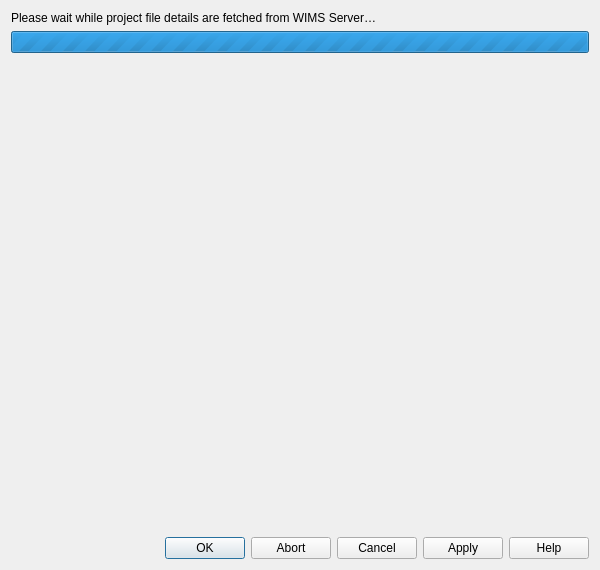
<?xml version="1.0" encoding="UTF-8"?>
<ui version="4.0">
 <class>CloudTransferDialog</class>
 <widget class="QDialog" name="CloudTransferDialog">
  <property name="geometry">
   <rect>
    <x>0</x>
    <y>0</y>
    <width>600</width>
    <height>570</height>
   </rect>
  </property>
  <property name="windowTitle">
   <string>Dialog</string>
  </property>
  <layout class="QVBoxLayout" name="verticalLayout">
   <item>
    <widget class="QStackedWidget" name="stackedWidget">
     <property name="currentIndex">
      <number>2</number>
     </property>
     <widget class="QWidget" name="projectLocalDirPage">
      <layout class="QVBoxLayout" name="verticalLayout_3">
       <property name="leftMargin">
        <number>0</number>
       </property>
       <property name="topMargin">
        <number>0</number>
       </property>
       <property name="rightMargin">
        <number>0</number>
       </property>
       <property name="bottomMargin">
        <number>0</number>
       </property>
       <item>
        <widget class="QLabel" name="projectFilesLabel">
         <property name="text">
          <string>Please provide a directory within which a local copy of the QFieldCloud project will be stored.</string>
         </property>
         <property name="wordWrap">
          <bool>true</bool>
         </property>
        </widget>
       </item>
       <item>
        <layout class="QGridLayout" name="gridLayout">
         <item row="0" column="0">
          <widget class="QLabel" name="localDirectoryLabel">
           <property name="text">
            <string>Local directory</string>
           </property>
          </widget>
         </item>
         <item row="0" column="1">
          <widget class="QLineEdit" name="localDirectoryLineEdit"/>
         </item>
         <item row="0" column="2">
          <widget class="QToolButton" name="localDirectoryButton">
           <property name="text">
            <string>...</string>
           </property>
          </widget>
         </item>
        </layout>
       </item>
       <item>
        <spacer name="verticalSpacer_1">
         <property name="orientation">
          <enum>Qt::Vertical</enum>
         </property>
         <property name="sizeHint" stdset="0">
          <size>
           <width>20</width>
           <height>40</height>
          </size>
         </property>
        </spacer>
       </item>
      </layout>
     </widget>
     <widget class="QWidget" name="projectCompatibilityPage">
      <layout class="QVBoxLayout" name="verticalLayout_4">
       <property name="leftMargin">
        <number>0</number>
       </property>
       <property name="topMargin">
        <number>0</number>
       </property>
       <property name="rightMargin">
        <number>0</number>
       </property>
       <property name="bottomMargin">
        <number>0</number>
       </property>
       <item>
        <widget class="QLabel" name="feedbackLabel_2">
         <property name="text">
          <string>The project check provides automatic feedback for some common mistakes when using QField, WIMSIntegrate and QFieldCloud. Lines starting with ERROR show problems in your project configuration that must be fixed before proceeding. Lines starting with WARNING are suggestions what you can improve.</string>
         </property>
         <property name="wordWrap">
          <bool>true</bool>
         </property>
        </widget>
       </item>
       <item>
        <layout class="QVBoxLayout" name="feedbackTableWrapperLayout"/>
       </item>
       <item>
        <spacer name="verticalSpacer">
         <property name="orientation">
          <enum>Qt::Vertical</enum>
         </property>
         <property name="sizeType">
          <enum>QSizePolicy::Preferred</enum>
         </property>
         <property name="sizeHint" stdset="0">
          <size>
           <width>20</width>
           <height>40</height>
          </size>
         </property>
        </spacer>
       </item>
      </layout>
     </widget>
     <widget class="QWidget" name="getProjectFilesPage">
      <layout class="QVBoxLayout" name="verticalLayout_3">
       <property name="leftMargin">
        <number>0</number>
       </property>
       <property name="topMargin">
        <number>0</number>
       </property>
       <property name="rightMargin">
        <number>0</number>
       </property>
       <property name="bottomMargin">
        <number>0</number>
       </property>
       <item>
        <widget class="QLabel" name="projectFilesLabel">
         <property name="text">
          <string>Please wait while project file details are fetched from WIMS Server…</string>
         </property>
         <property name="wordWrap">
          <bool>true</bool>
         </property>
        </widget>
       </item>
       <item>
        <widget class="QProgressBar" name="projectFilesProgressBar">
         <property name="minimum">
          <number>0</number>
         </property>
         <property name="maximum">
          <number>0</number>
         </property>
        </widget>
       </item>
       <item>
        <spacer name="verticalSpacer_2">
         <property name="orientation">
          <enum>Qt::Vertical</enum>
         </property>
         <property name="sizeHint" stdset="0">
          <size>
           <width>20</width>
           <height>40</height>
          </size>
         </property>
        </spacer>
       </item>
      </layout>
     </widget>
     <widget class="QWidget" name="endPage">
      <layout class="QVBoxLayout" name="verticalLayout_2">
       <property name="leftMargin">
        <number>0</number>
       </property>
       <property name="topMargin">
        <number>0</number>
       </property>
       <property name="rightMargin">
        <number>0</number>
       </property>
       <property name="bottomMargin">
        <number>0</number>
       </property>
       <item>
        <widget class="QLabel" name="feedbackLabel">
         <property name="text">
          <string>...</string>
         </property>
         <property name="wordWrap">
          <bool>true</bool>
         </property>
        </widget>
       </item>
       <item>
        <widget class="QCheckBox" name="openProjectCheck">
         <property name="text">
          <string>Open project after closing this dialog</string>
         </property>
         <property name="checked">
          <bool>true</bool>
         </property>
        </widget>
       </item>
       <item>
        <widget class="QgsCollapsibleGroupBox" name="detailedLogEndPageGroupBox">
         <property name="title">
          <string>Detailed log</string>
         </property>
         <property name="collapsed">
          <bool>true</bool>
         </property>
         <layout class="QVBoxLayout" name="verticalLayout_6">
          <item>
           <widget class="QListView" name="detailedLogEndPageListView"/>
          </item>
         </layout>
        </widget>
       </item>
       <item>
        <spacer name="verticalSpacer_3">
         <property name="orientation">
          <enum>Qt::Vertical</enum>
         </property>
         <property name="sizeHint" stdset="0">
          <size>
           <width>20</width>
           <height>40</height>
          </size>
         </property>
        </spacer>
       </item>
      </layout>
     </widget>
     <widget class="QWidget" name="progressPage">
      <layout class="QVBoxLayout" name="verticalLayout_2">
       <property name="leftMargin">
        <number>0</number>
       </property>
       <property name="topMargin">
        <number>0</number>
       </property>
       <property name="rightMargin">
        <number>0</number>
       </property>
       <property name="bottomMargin">
        <number>0</number>
       </property>
       <item>
        <widget class="QLabel" name="messageLabel">
         <property name="text">
          <string>Please wait while project is being synchronized…</string>
         </property>
         <property name="wordWrap">
          <bool>true</bool>
         </property>
        </widget>
       </item>
       <item>
        <layout class="QVBoxLayout" name="verticalLayout_1">
         <item>
          <widget class="QLabel" name="uploadLabel">
           <property name="text">
            <string>Uploading</string>
           </property>
          </widget>
         </item>
         <item>
          <widget class="QProgressBar" name="uploadProgressBar">
           <property name="value">
            <number>0</number>
           </property>
          </widget>
         </item>
         <item>
          <widget class="QLabel" name="uploadProgressFeedbackLabel">
           <property name="enabled">
            <bool>false</bool>
           </property>
           <property name="text">
            <string/>
           </property>
          </widget>
         </item>
         <item>
          <widget class="QLabel" name="downloadLabel">
           <property name="text">
            <string>Downloading</string>
           </property>
          </widget>
         </item>
         <item>
          <widget class="QProgressBar" name="downloadProgressBar">
           <property name="value">
            <number>0</number>
           </property>
          </widget>
         </item>
         <item>
          <widget class="QLabel" name="downloadProgressFeedbackLabel">
           <property name="enabled">
            <bool>false</bool>
           </property>
           <property name="text">
            <string/>
           </property>
          </widget>
         </item>
        </layout>
       </item>
       <item>
        <widget class="QLabel" name="errorLabel">
         <property name="styleSheet">
          <string notr="true">color: red</string>
         </property>
         <property name="textFormat">
          <enum>Qt::PlainText</enum>
         </property>
         <property name="wordWrap">
          <bool>true</bool>
         </property>
         <property name="openExternalLinks">
          <bool>true</bool>
         </property>
         <property name="textInteractionFlags">
          <set>Qt::LinksAccessibleByMouse|Qt::TextSelectableByKeyboard|Qt::TextSelectableByMouse</set>
         </property>
        </widget>
       </item>
       <item>
        <widget class="QgsCollapsibleGroupBox" name="detailedLogGroupBox">
         <property name="title">
          <string>Detailed log</string>
         </property>
         <property name="collapsed">
          <bool>true</bool>
         </property>
         <layout class="QVBoxLayout" name="verticalLayout_5">
          <item>
           <widget class="QListView" name="detailedLogListView"/>
          </item>
         </layout>
        </widget>
       </item>
       <item>
        <spacer name="verticalSpacer_4">
         <property name="orientation">
          <enum>Qt::Vertical</enum>
         </property>
         <property name="sizeHint" stdset="0">
          <size>
           <width>20</width>
           <height>40</height>
          </size>
         </property>
        </spacer>
       </item>
      </layout>
     </widget>
     <widget class="QWidget" name="filesPage">
      <layout class="QVBoxLayout" name="verticalLayout_3">
       <property name="leftMargin">
        <number>0</number>
       </property>
       <property name="topMargin">
        <number>0</number>
       </property>
       <property name="rightMargin">
        <number>0</number>
       </property>
       <property name="bottomMargin">
        <number>0</number>
       </property>
       <item>
        <layout class="QVBoxLayout" name="verticalLayout_7">
         <item>
          <layout class="QFormLayout" name="formLayout">
           <item row="0" column="0">
            <widget class="QLabel" name="cloudProjectNameLabel">
             <property name="font">
              <font>
               <weight>75</weight>
               <bold>true</bold>
              </font>
             </property>
             <property name="text">
              <string>QFieldCloud project name</string>
             </property>
            </widget>
           </item>
           <item row="0" column="1">
            <widget class="QLabel" name="cloudProjectNameValueLabel">
             <property name="text">
              <string/>
             </property>
            </widget>
           </item>
           <item row="1" column="0">
            <widget class="QLabel" name="projectLocalDirLabel">
             <property name="font">
              <font>
               <weight>75</weight>
               <bold>true</bold>
              </font>
             </property>
             <property name="text">
              <string>Local project directory</string>
             </property>
            </widget>
           </item>
           <item row="1" column="1">
            <widget class="QLineEdit" name="projectLocalDirValueLineEdit">
             <property name="styleSheet">
              <string notr="true">[readOnly=&quot;true&quot;] {color: #808080; background-color: #F0F0F0;}</string>
             </property>
             <property name="readOnly">
              <bool>true</bool>
             </property>
            </widget>
           </item>
          </layout>
         </item>
        </layout>
       </item>
       <item>
        <widget class="QLabel" name="explanationLabel">
         <property name="text">
          <string>&lt;html&gt;&lt;head/&gt;&lt;body&gt;&lt;p&gt;&lt;br/&gt;&lt;/p&gt;&lt;/body&gt;&lt;/html&gt;</string>
         </property>
         <property name="wordWrap">
          <bool>true</bool>
         </property>
         <property name="openExternalLinks">
          <bool>true</bool>
         </property>
         <property name="textInteractionFlags">
          <set>Qt::LinksAccessibleByMouse|Qt::TextSelectableByKeyboard|Qt::TextSelectableByMouse</set>
         </property>
        </widget>
       </item>
       <item>
        <widget class="QLabel" name="explanationStaticLabel">
         <property name="text">
          <string>&lt;html&gt;&lt;head/&gt;&lt;body&gt;&lt;p&gt;Now you should choose what actions to perform on those files by clicking on the checkboxes in the file list below. &lt;/p&gt;&lt;p&gt;Checking the &amp;quot;local&amp;quot; action (under the computer icon) or &amp;quot;cloud&amp;quot; action (under the cloud icon) will mark that file as single source of truth and will cause the file to be overwritten either in the cloud or the local storage. All other files will not be affected.&lt;/p&gt;&lt;/body&gt;&lt;/html&gt;</string>
         </property>
         <property name="wordWrap">
          <bool>true</bool>
         </property>
         <property name="textInteractionFlags">
          <set>Qt::LinksAccessibleByMouse|Qt::TextSelectableByKeyboard|Qt::TextSelectableByMouse</set>
         </property>
        </widget>
       </item>
       <item>
        <widget class="QTreeWidget" name="filesTree">
         <attribute name="headerStretchLastSection">
          <bool>false</bool>
         </attribute>
         <column>
          <property name="text">
           <string>Filename</string>
          </property>
         </column>
         <column>
          <property name="text">
           <string/>
          </property>
          <property name="textAlignment">
           <set>AlignCenter</set>
          </property>
          <property name="icon">
           <iconset>
            <normalon>../resources/computer.svg</normalon>
           </iconset>
          </property>
         </column>
         <column>
          <property name="text">
           <string/>
          </property>
         </column>
         <column>
          <property name="text">
           <string/>
          </property>
          <property name="textAlignment">
           <set>AlignCenter</set>
          </property>
          <property name="icon">
           <iconset>
            <normalon>../resources/cloud.svg</normalon>
           </iconset>
          </property>
         </column>
         <column>
          <property name="text">
           <string>Action</string>
          </property>
         </column>
        </widget>
       </item>
       <item>
        <layout class="QHBoxLayout" name="horizontalLayout">
         <item>
          <widget class="QPushButton" name="preferNoneButton">
           <property name="text">
            <string>Prefer No Action</string>
           </property>
          </widget>
         </item>
         <item>
          <widget class="QPushButton" name="preferLocalButton">
           <property name="text">
            <string>Prefer Local</string>
           </property>
          </widget>
         </item>
         <item>
          <widget class="QPushButton" name="preferCloudButton">
           <property name="text">
            <string>Prefer Cloud</string>
           </property>
          </widget>
         </item>
        </layout>
       </item>
      </layout>
     </widget>
    </widget>
   </item>
   <item>
    <widget class="QDialogButtonBox" name="buttonBox">
     <property name="orientation">
      <enum>Qt::Horizontal</enum>
     </property>
     <property name="standardButtons">
      <set>QDialogButtonBox::Abort|QDialogButtonBox::Apply|QDialogButtonBox::Cancel|QDialogButtonBox::Help|QDialogButtonBox::Ok</set>
     </property>
    </widget>
   </item>
  </layout>
 </widget>
 <customwidgets>
  <customwidget>
   <class>QgsCollapsibleGroupBox</class>
   <extends>QGroupBox</extends>
   <header>qgscollapsiblegroupbox.h</header>
   <container>1</container>
  </customwidget>
 </customwidgets>
 <resources/>
 <connections>
  <connection>
   <sender>buttonBox</sender>
   <signal>accepted()</signal>
   <receiver>CloudTransferDialog</receiver>
   <slot>accept()</slot>
   <hints>
    <hint type="sourcelabel">
     <x>248</x>
     <y>254</y>
    </hint>
    <hint type="destinationlabel">
     <x>157</x>
     <y>274</y>
    </hint>
   </hints>
  </connection>
  <connection>
   <sender>buttonBox</sender>
   <signal>rejected()</signal>
   <receiver>CloudTransferDialog</receiver>
   <slot>reject()</slot>
   <hints>
    <hint type="sourcelabel">
     <x>316</x>
     <y>260</y>
    </hint>
    <hint type="destinationlabel">
     <x>286</x>
     <y>274</y>
    </hint>
   </hints>
  </connection>
 </connections>
</ui>
